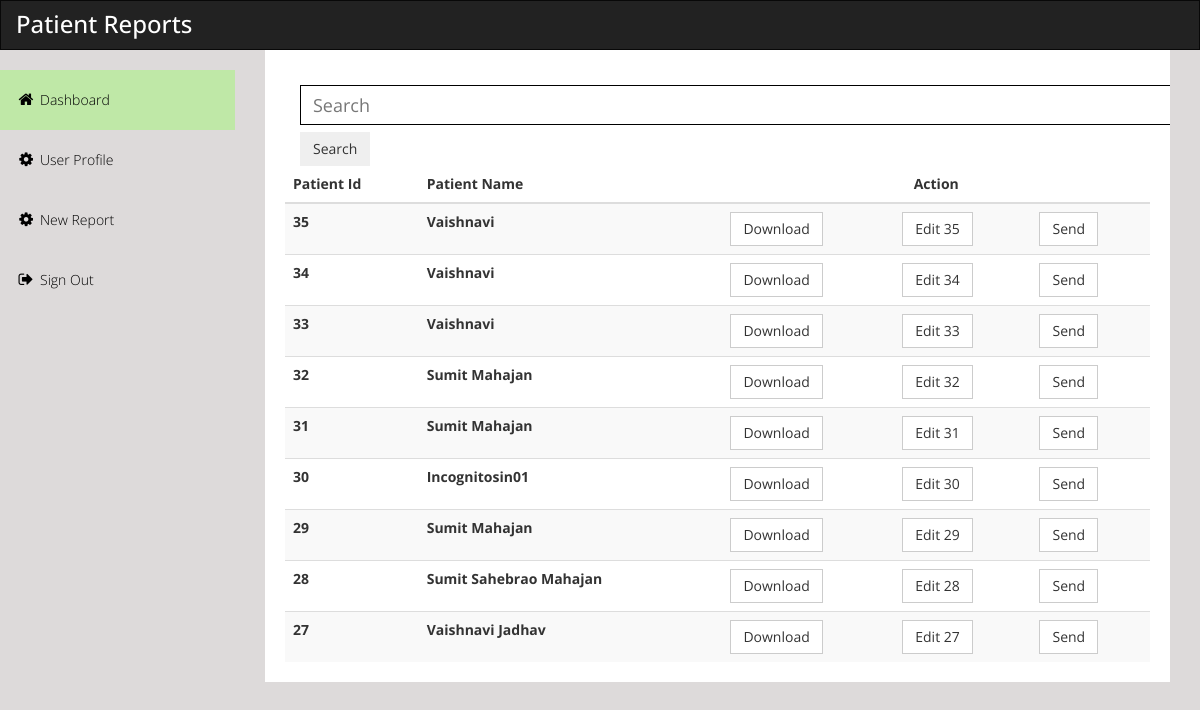
Page /dashboard/ (signed in) on the earlier database version.
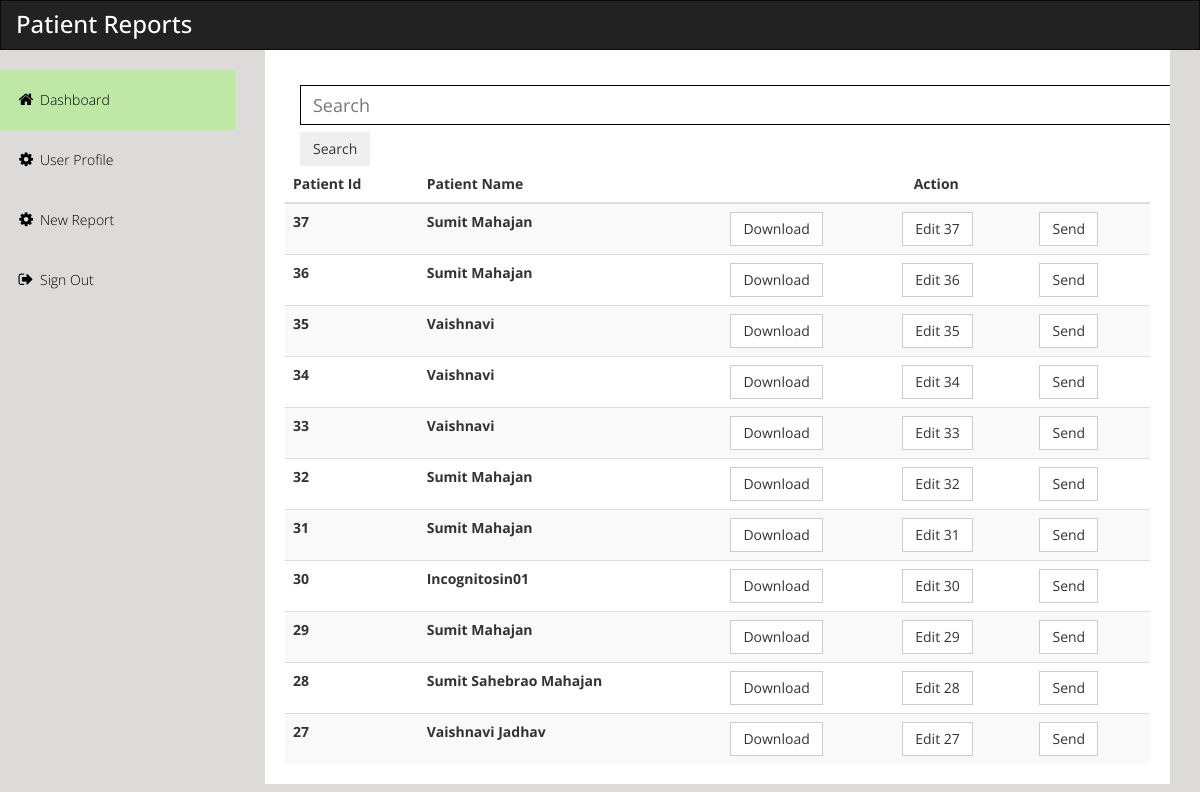
Same page on the later database version.
### Home/models.py (models this page shows, shortened)
class Report_Patient(models.Model):
    patient_id=models.AutoField(primary_key=True)
    ijkname=models.CharField(max_length=100, null=True)
    ijkgender=models.CharField(max_length=100, null=True)
    ijkdot=models.CharField(max_length=100, null=True)
    ijkdob=models.CharField(max_length=100, null=True)
    ijkage=models.IntegerField(null=True)
    ijkinformant=models.CharField(max_length=100, null=True)
    ijkclass=models.CharField(max_length=10,null=True)
    ijk2_age_observation=models.CharField(max_length=100,null=True)
    ijk2_attention=models.CharField(max_length=100,null=True)
    ijkappropriateness=models.CharField(max_length=100,null=True)
    ijkinappropriate=models.CharField(max_length=100,null=True)
    ijkinappropriateness =models.CharField(max_length=100,null=True)
    ijkschonell_list_0=models.CharField(max_length=100,null=True)
    ijkschonell_list_1=models.CharField(max_length=100,null=True)
    ijkschonell_list_2=models.CharField(max_length=100,null=True)
    ijkschonell_list_3=models.CharField(max_length=100,null=True)
    ijkschonell_list_4=models.CharField(max_length=100,null=True)
    ijkschonell_list_5=models.CharField(max_length=100,null=True)
    ijkauditory_res=models.CharField(max_length=100,null=True)
    ijkreport_name=models.CharField(max_length=100,null=True)
    ijk2_referral=models.CharField(max_length=100,null=True)
    ijkschool=models.CharField(max_length=100,null=True)
    ijkcomplaints=models.CharField(max_length=100,null=True)
    ijklanguages=models.CharField(max_length=100,null=True)
    ijk2_qualities=models.CharField(max_length=100,null=True)
    ijk2_response=models.CharField(max_length=100,null=True)
    ijkfinal_review=models.CharField(max_length=100,null=True)
    ijkfinal_percentile=models.CharField(max_length=100,null=True)
    ijkfinal_intelligence=models.CharField(max_length=100,null=True)
    ijkschonell_reading_handwriting=models.CharField(max_length=100,null=True)
    ijkschonell_reading_age=models.CharField(max_length=100,null=True)
    ijkschonell_spelling_age=models.CharField(max_length=100,null=True)
    ijkschonell_summary=models.CharField(max_length=100,null=True)
    ijkschonell_list_7=models.CharField(max_length=100,null=True)
    ijkauditory_age=models.CharField(max_length=100,null=True)
    ijkauditory_summary=models.CharField(max_length=100,null=True)
    ijkauditory_report=models.CharField(max_length=100,null=True)
    ijkfinal_summary=models.CharField(max_length=100,null=True)
    ijktests=models.CharField(max_length=100,null=True)
    ijksattler_table=models.CharField(max_length=100,null=True)
    ijkyear=models.IntegerField(null=True)
    ijkmonth=models.IntegerField(null=True)
    ijkravens_test=models.CharField(max_length=100,null=True)
    ijkverbal_tests_average=models.IntegerField(null=True)
    ijkverbal_tests=models.CharField(max_length=100,null=True)
    ijkfull_score=models.IntegerField(null=True)
    ijkperformance_tests_average=models.IntegerField(null=True)
    ijkperformance_tests=models.CharField(max_length=100,null=True)
    Report = models.FileField(upload_to='media')
    report_name=models.CharField(max_length=100,null=True)
    ijkappropriate=models.CharField(max_length=100,null=True)
    ijksevere_level_of_inadequacy=models.CharField(max_length=100,null=True)
    ijkschonell_reading_handwriting_1=models.CharField(max_length=100,null=True)
    ijkschonell_reading_handwriting_2=models.CharField(max_length=100,null=True)
    ijkschonell_reading_handwriting_3=models.CharField(max_length=100,null=True)
    class Meta:
        ordering = ('-patient_id',)

### Home/views.py (the view)
# urls.py: path('dashboard/', views.index, name="index"),
@login_required(login_url='sign_in')
def index(request):
    patient = list(Report_Patient.objects.values())
    l=[]
    for i in patient:
        x = list(i.values())
        l.append(x)
    Url = f"{request.scheme}://{request.get_host()}/media/"
    return render(request, 'html/index.html',{'p':l,'u':Url})

### Home/templates/html/index.html (shortened to what this page needs)
<!DOCTYPE html>
{% load static %}
<head>
  <link rel="stylesheet" href="{% static 'css/bootstrap.min.css' %}">
  <link rel="stylesheet" href="{% static 'css/templatemo_main.css' %}">
</head>
<body>
  <div class="navbar navbar-inverse" role="navigation">
    <div class="navbar-header">
      <div class="logo">
        <h1>Patient Reports</h1>
      </div>
    </div>
  </div>
  <div class="template-page-wrapper">
    <div class="navbar-collapse collapse templatemo-sidebar">
      <ul class="templatemo-sidebar-menu">
        <li class="active"><a href="{% url 'index' %}"><i class="fa fa-home"></i>Dashboard</a></li>
        <li><a href="{% url 'profile' %}"><i class="fa fa-cog"></i>User Profile</a></li>
        <li><a href="{% url 'new_profile' %}"><i class="fa fa-cog"></i>New Report</a></li>
        <li><a href="javascript:;" data-toggle="modal" data-target="#confirmModal"><i class="fa fa-sign-out"></i>Sign
            Out</a></li>
      </ul>
    </div>
  </div>
  <div class="container">
    <div class="templatemo-content-wrapper">
      <div class="templatemo-content">
              <div class="container">
                <form action="{% url 'search_report' %}" method='GET' class="d-flex">
                <input name="report_search" id="search" class="form-control me-2" type="search" placeholder="Search"
                  aria-label="Search" />
                <button class="btn nav_btn btn-outline-dark mx-1" type="submit" id="search">
                  Search
                </button>
              </form>
              </div>
        <table class="table table-striped table-hover">
          <thead>
            <tr>
              <th scope="col">Patient Id</th>
              <th scope="col">Patient Name</th>
              <th colspan="3" style="text-align: center;">Action</th>
            </tr>
          </thead>
          <tbody>
            {% for i in p %}
              <tr>
                <th scope="row">{{i.0}}</th>
                <th scope="row">{{i.1}}</th>
                <td><a href="{{u}}{{i.49}}" class="btn btn-default" download>Download</a></td>
                <form method="POST" action="{% url 'edit' %}">
                <td><input type="submit" class="btn btn-default" name="edit" value="Edit {{i.0}}"></a></td>
              </form>
                <td><a href="{% url 'send_mail' i.0 %}" class="btn btn-default">Send</a></td>
              </tr>
            {% endfor %}
          </tbody>
        </table>
      </div>
  </div>
</body>
</html>

### Home/static/css/templatemo_main.css (style rules this page uses)
* { font-family: 'Open Sans', sans-serif; }
body { background-color: rgb(221, 218, 218); }
h1 { font-size: 24px; }
.logo { display: inline-block; }
.logo h1 { font-size: 24px; margin: 10px 15px; }
.templatemo-content-wrapper { float: left; width: 100%; }
.templatemo-content { margin-left: 235px; margin-top: 0px; min-height: 600px; padding: 25px 20px 0 20px; background-color: white; overflow-x: hidden; }
.navbar { margin-bottom: 0; border-radius: 0; }
.navbar-header { color: white; }
.templatemo-sidebar { padding: 0; margin-top: 20px; }
.templatemo-sidebar .templatemo-sidebar-menu { list-style: none; margin: 0; padding: 0; }
.templatemo-sidebar .templatemo-sidebar-menu > li { display: block; margin: 0; padding: 0; border: 0px; }
.templatemo-sidebar .templatemo-sidebar-menu > li > a { display: block; position: relative; margin: 0; border: 0px; padding: 20px 15px; text-decoration: none; font-size: 14px; font-weight: 300; }
.templatemo-sidebar-menu a { color: black; }
.form-control { font-size: 18px !important; border-radius: 9 !important; border-color: black; color: black !important; background: transparent !important; box-shadow: none !important; margin-top: 10px; margin-bottom: 7px; height: 40px; }
.templatemo-sidebar .templatemo-sidebar-menu >li.active, .templatemo-sidebar .templatemo-sidebar-menu>li>a:hover { background-color: rgb(191, 232, 167); }
.templatemo-sidebar .templatemo-sidebar-menu > li > a > i { font-size: 16px; top: 2px; margin-top: 1px; margin-left: 1px; margin-right: 4px; display: inline-block; width: 1.25em; text-align: center; }
.nav-pills>li>a, .nav-tabs>li>a, .alert, .progress, .panel, .btn, .panel-group .panel, .form-control, .modal-content, .breadcrumb { border-radius: 0; }
@media screen and (min-width: 992px) { .templatemo-sidebar { width: 235px; float: left; position: relative; margin-right: -100%; } }

Differences in the rows shown:
added Report_Patient: ijkname "Sumit Mahajan"
added Report_Patient: ijkname "Sumit Mahajan"
Other differences:
new list line: "37 Download Edit 37 Send"
new list line: "36 Download Edit 36 Send"
